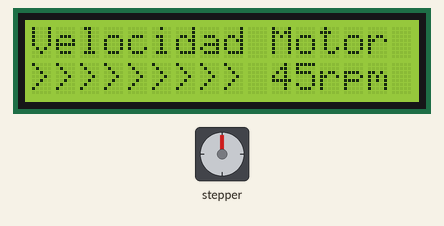
This sketch was run on a simulated Arduino Uno, built with avr-gcc and run on an emulated ATmega328P. On the bench: stepper motor, 16×2 character LCD. Wiring (inferred from the names in the program): stepper motor (2048 steps per turn assumed): coils pin 8, pin 9, pin 10, pin 11.

Above: at 0.25 s.
At 9.91 s:
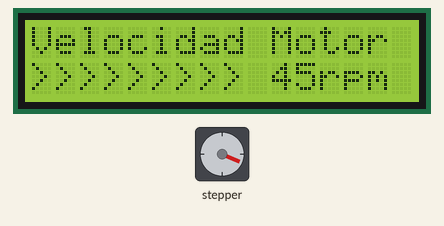
At 19.88 s:
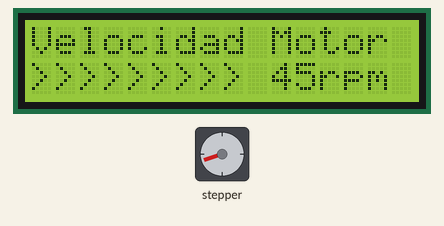
At 39.81 s:
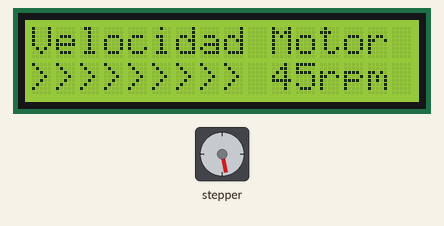
Timing chart, 0 to 40.0 s (numbered marks = the images above):
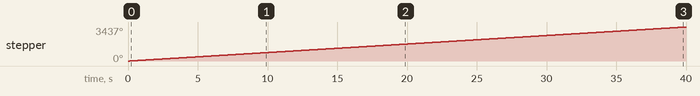

Measured:
- by itself, stepper: keeps turning clockwise at about 86°/s

The sketch:

BasicoStepper_LCD.ino
```cpp
#include <Stepper.h>
#include <Wire.h>
#include <LiquidCrystal_I2C.h>
LiquidCrystal_I2C lcd(0x27, 2, 1, 0, 4, 5, 6, 7, 3, POSITIVE);

int motorPin1 = 8;    // Azul   - 28BYJ48 pin 1 motor
int motorPin2 = 9;    // Rosa   - 28BYJ48 pin 2 motor
int motorPin3 = 10;    // Amarillo - 28BYJ48 pin 3 motor
int motorPin4 = 11;    // Naranja - 28BYJ48 pin 4 motor
                        // Rojo   - 28BYJ48 pin 5 (VCC) motor
int motorSpeed = 1000;  //variable para fijar la velocidad del motor (el retraso entre cada secuencia)
int count = 0;          // cuenta de los pasos dados
int lookup[8] = {B01000, B01100, B00100, B00110, B00010, B00011, B00001, B01001};

void setup()
{
{
lcd.begin(16,2);// Indicamos medidas de LCD
lcd.setCursor(0,0);
lcd.print("Velocidad Motor");
lcd.setCursor(0,1);
lcd.print(">>>>>>>>> 45rpm");
}
{
  //declare the motor pins as outputs
  pinMode(motorPin1, OUTPUT);
  pinMode(motorPin2, OUTPUT);
  pinMode(motorPin3, OUTPUT);
  pinMode(motorPin4, OUTPUT);
  Serial.begin(9600);
}
}

void loop()
{
  for(int i = 7; i >= 0; i--)
  {
    setOutput(i);
    delayMicroseconds(motorSpeed);
  }
}

void setOutput(int out) //función secuencia giro
{
  digitalWrite(motorPin1, bitRead(lookup[out], 0));
  digitalWrite(motorPin2, bitRead(lookup[out], 1));
  digitalWrite(motorPin3, bitRead(lookup[out], 2));
  digitalWrite(motorPin4, bitRead(lookup[out], 3));
}
```
